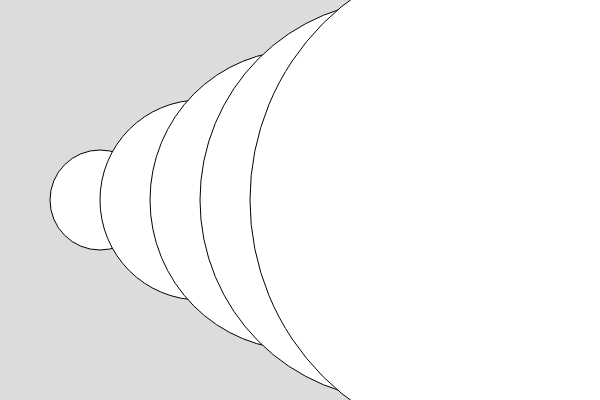
Frame 1 (no input)
Frame 60 (no input): identical to frame 1, image omitted
Frame 120 (the mouse pressed at the canvas centre since frame 60): identical to frame 1, image omitted

The p5.js sketch that drew this single still picture (run headless with seeded random() and noise() and a simulated clock; from frame 60 on, the mouse is pressed at the canvas centre):

// p5.js sketch
// ── sketch.js
function setup() {
	createCanvas(600, 400);
}

function draw() {
	background(220);

	for (var x = 100; x < width; x = x + 100) {
		ellipse(x,200,x,x)
	}

}
